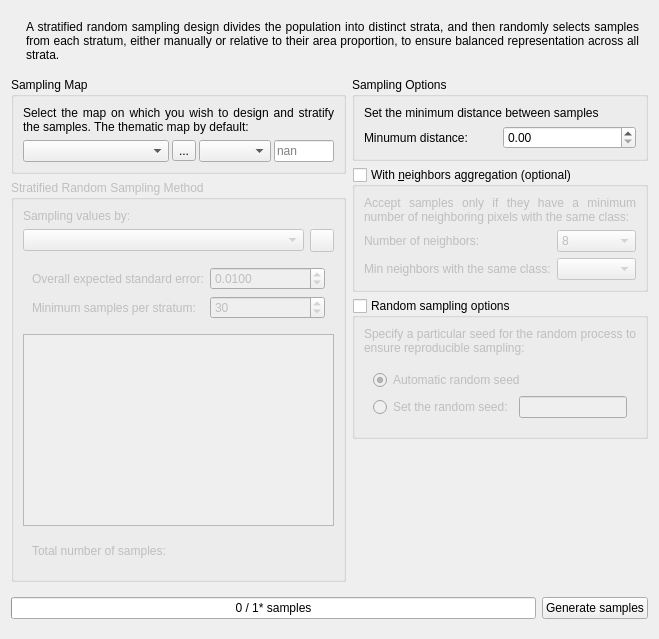
     <widget class="QWidget" name="tab_StratifiedSampling">
      <attribute name="title">
       <string>Stratified Sampling</string>
      </attribute>
      <layout class="QVBoxLayout" name="verticalLayout_10">
       <item>
        <widget class="QWidget" name="widget_18" native="true">
         <layout class="QHBoxLayout" name="horizontalLayout_10">
          <item>
           <widget class="QLabel" name="label_3">
            <property name="text">
             <string>&lt;html&gt;&lt;head/&gt;&lt;body&gt;&lt;img height=&quot;90&quot;  src=&quot;:/plugins/AcATaMa/icons/stratified_sampling.svg&quot;/&gt;&lt;/body&gt;&lt;/html&gt;</string>
            </property>
           </widget>
          </item>
          <item>
           <widget class="QLabel" name="label_11">
            <property name="sizePolicy">
             <sizepolicy hsizetype="Expanding" vsizetype="Preferred">
              <horstretch>0</horstretch>
              <verstretch>0</verstretch>
             </sizepolicy>
            </property>
            <property name="text">
             <string>A stratified random sampling design divides the population into distinct strata, and then randomly selects samples from each stratum, either manually or relative to their area proportion, to ensure balanced representation across all strata.</string>
            </property>
            <property name="alignment">
             <set>Qt::AlignmentFlag::AlignJustify|Qt::AlignmentFlag::AlignVCenter</set>
            </property>
            <property name="wordWrap">
             <bool>true</bool>
            </property>
           </widget>
          </item>
         </layout>
        </widget>
       </item>
       <item>
        <widget class="QWidget" name="widget_StratifiedSampling" native="true">
         <layout class="QHBoxLayout" name="horizontalLayout_12">
          <property name="leftMargin">
           <number>0</number>
          </property>
          <property name="topMargin">
           <number>0</number>
          </property>
          <property name="rightMargin">
           <number>0</number>
          </property>
          <property name="bottomMargin">
           <number>0</number>
          </property>
          <item>
           <widget class="QWidget" name="widget_21" native="true">
            <layout class="QVBoxLayout" name="verticalLayout_3">
             <property name="leftMargin">
              <number>0</number>
             </property>
             <property name="topMargin">
              <number>0</number>
             </property>
             <property name="rightMargin">
              <number>0</number>
             </property>
             <property name="bottomMargin">
              <number>0</number>
             </property>
             <item>
              <widget class="QGroupBox" name="QGBox_2">
               <property name="title">
                <string>Sampling Map</string>
               </property>
               <layout class="QVBoxLayout" name="verticalLayout_18">
                <item>
                 <widget class="QLabel" name="label_17">
                  <property name="text">
                   <string>Select the map on which you wish to design and stratify the samples. The thematic map by default:</string>
                  </property>
                  <property name="alignment">
                   <set>Qt::AlignmentFlag::AlignJustify|Qt::AlignmentFlag::AlignVCenter</set>
                  </property>
                  <property name="wordWrap">
                   <bool>true</bool>
                  </property>
                 </widget>
                </item>
                <item>
                 <widget class="QWidget" name="widget_25" native="true">
                  <layout class="QHBoxLayout" name="horizontalLayout_24">
                   <property name="spacing">
                    <number>3</number>
                   </property>
                   <property name="leftMargin">
                    <number>0</number>
                   </property>
                   <property name="topMargin">
                    <number>0</number>
                   </property>
                   <property name="rightMargin">
                    <number>0</number>
                   </property>
                   <property name="bottomMargin">
                    <number>0</number>
                   </property>
                   <item>
                    <widget class="QgsMapLayerComboBox" name="QCBox_SamplingMap_StraRS">
                     <property name="sizePolicy">
                      <sizepolicy hsizetype="Expanding" vsizetype="Fixed">
                       <horstretch>0</horstretch>
                       <verstretch>0</verstretch>
                      </sizepolicy>
                     </property>
                     <property name="focusPolicy">
                      <enum>Qt::FocusPolicy::StrongFocus</enum>
                     </property>
                     <property name="toolTip">
                      <string>&lt;html&gt;&lt;head/&gt;&lt;body&gt;&lt;p&gt;NOTE: Normally this should be the thematic map, however in special user cases a different map would be used for sampling and validation. If so, Acatama only uses the thematic map to obtain the valid sampling area, but uses the sampling map to distribute the samples in the strata.&lt;/p&gt;&lt;/body&gt;&lt;/html&gt;</string>
                     </property>
                     <property name="editable">
                      <bool>false</bool>
                     </property>
                     <property name="allowEmptyLayer">
                      <bool>true</bool>
                     </property>
                    </widget>
                   </item>
                   <item>
                    <widget class="QToolButton" name="QPBtn_browseSamplingMap_StraRS">
                     <property name="maximumSize">
                      <size>
                       <width>30</width>
                       <height>16777215</height>
                      </size>
                     </property>
                     <property name="toolTip">
                      <string>Load file</string>
                     </property>
                     <property name="text">
                      <string>...</string>
                     </property>
                    </widget>
                   </item>
                   <item>
                    <widget class="QComboBox" name="QCBox_band_SamplingMap_StraRS">
                     <property name="toolTip">
                      <string>Band</string>
                     </property>
                     <property name="minimumContentsLength">
                      <number>1</number>
                     </property>
                    </widget>
                   </item>
                   <item>
                    <widget class="QLineEdit" name="nodata_SamplingMap_StraRS">
                     <property name="maximumSize">
                      <size>
                       <width>60</width>
                       <height>16777215</height>
                      </size>
                     </property>
                     <property name="toolTip">
                      <string>Nodata Value.
It set automatically from image if the layer has the nodata value set.</string>
                     </property>
                     <property name="placeholderText">
                      <string>nan</string>
                     </property>
                    </widget>
                   </item>
                  </layout>
                 </widget>
                </item>
               </layout>
              </widget>
             </item>
             <item>
              <widget class="QGroupBox" name="QGBox_Sampling_Method">
               <property name="enabled">
                <bool>false</bool>
               </property>
               <property name="title">
                <string>Stratified Random Sampling Method</string>
               </property>
               <layout class="QVBoxLayout" name="verticalLayout_17">
                <item>
                 <widget class="QLabel" name="label_16">
                  <property name="text">
                   <string>Sampling values by:</string>
                  </property>
                 </widget>
                </item>
                <item>
                 <widget class="QWidget" name="widget_7" native="true">
                  <layout class="QHBoxLayout" name="horizontalLayout_5">
                   <property name="leftMargin">
                    <number>0</number>
                   </property>
                   <property name="topMargin">
                    <number>0</number>
                   </property>
                   <property name="rightMargin">
                    <number>0</number>
                   </property>
                   <property name="bottomMargin">
                    <number>0</number>
                   </property>
                   <item>
                    <widget class="QComboBox" name="QCBox_StraRS_Method">
                     <property name="sizePolicy">
                      <sizepolicy hsizetype="Preferred" vsizetype="Fixed">
                       <horstretch>0</horstretch>
                       <verstretch>0</verstretch>
                      </sizepolicy>
                     </property>
                     <property name="focusPolicy">
                      <enum>Qt::FocusPolicy::StrongFocus</enum>
                     </property>
                     <property name="currentIndex">
                      <number>-1</number>
                     </property>
                     <item>
                      <property name="text">
                       <string>Fixed values by category (manually)</string>
                      </property>
                     </item>
                     <item>
                      <property name="text">
                       <string>Area based proportion (using overall std error)</string>
                      </property>
                     </item>
                    </widget>
                   </item>
                   <item>
                    <widget class="QToolButton" name="QPBtn_reloadSrsTable">
                     <property name="sizePolicy">
                      <sizepolicy hsizetype="Fixed" vsizetype="Preferred">
                       <horstretch>0</horstretch>
                       <verstretch>0</verstretch>
                      </sizepolicy>
                     </property>
                     <property name="toolTip">
                      <string>&lt;html&gt;&lt;head/&gt;&lt;body&gt;&lt;p&gt;Reset the table, reloading the layer style, pixel count and restoring default values&lt;/p&gt;&lt;/body&gt;&lt;/html&gt;</string>
                     </property>
                     <property name="text">
                      <string/>
                     </property>
                     <property name="icon">
                      <iconset>
                       <normaloff>:/plugins/AcATaMa/icons/reload.svg</normaloff>:/plugins/AcATaMa/icons/reload.svg</iconset>
                     </property>
                     <property name="toolButtonStyle">
                      <enum>Qt::ToolButtonStyle::ToolButtonIconOnly</enum>
                     </property>
                    </widget>
                   </item>
                  </layout>
                 </widget>
                </item>
                <item>
                 <widget class="QWidget" name="widget_TotalExpectedSE" native="true">
                  <layout class="QGridLayout" name="gridLayout_4">
                   <item row="0" column="0">
                    <widget class="QLabel" name="label_19">
                     <property name="text">
                      <string>Overall expected standard error:</string>
                     </property>
                    </widget>
                   </item>
                   <item row="0" column="1">
                    <widget class="QDoubleSpinBox" name="TotalExpectedSE">
                     <property name="toolTip">
                      <string>&lt;html&gt;&lt;head/&gt;&lt;body&gt;&lt;p&gt;The standard error of the estimated overall accuracy that you would like to achieve.&lt;/p&gt;&lt;p&gt;This is S(Ô), Eq. (13) in Olofsson et al. (2014)&lt;/p&gt;&lt;/body&gt;&lt;/html&gt;</string>
                     </property>
                     <property name="decimals">
                      <number>4</number>
                     </property>
                     <property name="minimum">
                      <double>0.000100000000000</double>
                     </property>
                     <property name="maximum">
                      <double>1.000000000000000</double>
                     </property>
                     <property name="singleStep">
                      <double>0.000100000000000</double>
                     </property>
                     <property name="value">
                      <double>0.010000000000000</double>
                     </property>
                    </widget>
                   </item>
                   <item row="1" column="0">
                    <widget class="QLabel" name="label_4">
                     <property name="text">
                      <string>Minimum samples per stratum:</string>
                     </property>
                    </widget>
                   </item>
                   <item row="1" column="1">
                    <widget class="QSpinBox" name="MinimumSamplesPerStratum">
                     <property name="toolTip">
                      <string>&lt;html&gt;&lt;head/&gt;&lt;body&gt;&lt;p&gt;Determining the optimal minimum sample size requires consideration of several factors, however a minimum sample size of 30 (Van Genderen et al, 1978) or 50 (Stehman &amp;amp; Foody, 2019; Hay, 1979) per selected stratum is generally recommended to ensure statistical significance.&lt;/p&gt;&lt;/body&gt;&lt;/html&gt;</string>
                     </property>
                     <property name="maximum">
                      <number>999</number>
                     </property>
                     <property name="value">
                      <number>30</number>
                     </property>
                    </widget>
                   </item>
                  </layout>
                 </widget>
                </item>
                <item>
                 <widget class="QTableWidget" name="QTableW_StraRS">
                  <property name="sizePolicy">
                   <sizepolicy hsizetype="Expanding" vsizetype="Expanding">
                    <horstretch>0</horstretch>
                    <verstretch>0</verstretch>
                   </sizepolicy>
                  </property>
                 </widget>
                </item>
                <item>
                 <widget class="QWidget" name="widget_5" native="true">
                  <layout class="QHBoxLayout" name="horizontalLayout">
                   <item>
                    <widget class="QLabel" name="label_21">
                     <property name="text">
                      <string>Total number of samples:</string>
                     </property>
                    </widget>
                   </item>
                   <item>
                    <widget class="QLabel" name="TotalNumSamples">
                     <property name="text">
                      <string/>
                     </property>
                     <property name="alignment">
                      <set>Qt::AlignmentFlag::AlignLeading|Qt::AlignmentFlag::AlignLeft|Qt::AlignmentFlag::AlignVCenter</set>
                     </property>
                    </widget>
                   </item>
                   <item>
                    <spacer name="horizontalSpacer_2">
                     <property name="orientation">
                      <enum>Qt::Orientation::Horizontal</enum>
                     </property>
                     <property name="sizeHint" stdset="0">
                      <size>
                       <width>40</width>
                       <height>20</height>
                      </size>
                     </property>
                    </spacer>
                   </item>
                  </layout>
                 </widget>
                </item>
               </layout>
              </widget>
             </item>
            </layout>
           </widget>
          </item>
          <item>
           <widget class="QWidget" name="widget_22" native="true">
            <layout class="QVBoxLayout" name="verticalLayout_5">
             <property name="leftMargin">
              <number>0</number>
             </property>
             <property name="topMargin">
              <number>0</number>
             </property>
             <property name="rightMargin">
              <number>0</number>
             </property>
             <property name="bottomMargin">
              <number>0</number>
             </property>
             <item>
              <widget class="QGroupBox" name="widget_minDistance_StraRS">
               <property name="title">
                <string>Sampling Options</string>
               </property>
               <layout class="QVBoxLayout" name="verticalLayout_19">
                <item>
                 <widget class="QLabel" name="label_20">
                  <property name="text">
                   <string>Set the minimum distance between samples</string>
                  </property>
                 </widget>
                </item>
                <item>
                 <widget class="QWidget" name="widget_10" native="true">
                  <layout class="QGridLayout" name="gridLayout_3">
                   <property name="leftMargin">
                    <number>0</number>
                   </property>
                   <property name="topMargin">
                    <number>0</number>
                   </property>
                   <property name="rightMargin">
                    <number>0</number>
                   </property>
                   <property name="bottomMargin">
                    <number>0</number>
                   </property>
                   <item row="1" column="0">
                    <widget class="QLabel" name="label_18">
                     <property name="text">
                      <string>Minumum distance:</string>
                     </property>
                    </widget>
                   </item>
                   <item row="1" column="1">
                    <widget class="QDoubleSpinBox" name="minDistance_StraRS"/>
                   </item>
                  </layout>
                 </widget>
                </item>
               </layout>
              </widget>
             </item>
             <item>
              <widget class="QGroupBox" name="QGBox_neighbour_aggregation_StraRS">
               <property name="title">
                <string>With &amp;neighbors aggregation (optional)</string>
               </property>
               <property name="checkable">
                <bool>true</bool>
               </property>
               <property name="checked">
                <bool>false</bool>
               </property>
               <layout class="QVBoxLayout" name="verticalLayout_13">
                <item>
                 <widget class="QWidget" name="widget_neighbour_aggregation_StraRS" native="true">
                  <layout class="QVBoxLayout" name="verticalLayout_14">
                   <property name="leftMargin">
                    <number>0</number>
                   </property>
                   <property name="topMargin">
                    <number>0</number>
                   </property>
                   <property name="rightMargin">
                    <number>0</number>
                   </property>
                   <property name="bottomMargin">
                    <number>0</number>
                   </property>
                   <item>
                    <widget class="QLabel" name="label_28">
                     <property name="text">
                      <string>Accept samples only if they have a minimum number of neighboring pixels with the same class:</string>
                     </property>
                     <property name="alignment">
                      <set>Qt::AlignmentFlag::AlignJustify|Qt::AlignmentFlag::AlignVCenter</set>
                     </property>
                     <property name="wordWrap">
                      <bool>true</bool>
                     </property>
                    </widget>
                   </item>
                   <item>
                    <widget class="QWidget" name="widget_13" native="true">
                     <layout class="QGridLayout" name="gridLayout_12">
                      <property name="leftMargin">
                       <number>0</number>
                      </property>
                      <property name="topMargin">
                       <number>0</number>
                      </property>
                      <property name="rightMargin">
                       <number>0</number>
                      </property>
                      <property name="bottomMargin">
                       <number>0</number>
                      </property>
                      <item row="0" column="1">
                       <widget class="QComboBox" name="QCBox_NumberOfNeighbors_StraRS">
                        <property name="sizeAdjustPolicy">
                         <enum>QComboBox::SizeAdjustPolicy::AdjustToContents</enum>
                        </property>
                        <item>
                         <property name="text">
                          <string>8</string>
                         </property>
                        </item>
                        <item>
                         <property name="text">
                          <string>24</string>
                         </property>
                        </item>
                        <item>
                         <property name="text">
                          <string>48</string>
                         </property>
                        </item>
                       </widget>
                      </item>
                      <item row="0" column="0">
                       <widget class="QLabel" name="label_29">
                        <property name="text">
                         <string>Number of neighbors:</string>
                        </property>
                       </widget>
                      </item>
                      <item row="1" column="0">
                       <widget class="QLabel" name="label_30">
                        <property name="text">
                         <string>Min neighbors with the same class:</string>
                        </property>
                       </widget>
                      </item>
                      <item row="1" column="1">
                       <widget class="QComboBox" name="QCBox_SameClassOfNeighbors_StraRS">
                        <property name="sizeAdjustPolicy">
                         <enum>QComboBox::SizeAdjustPolicy::AdjustToContents</enum>
                        </property>
                       </widget>
                      </item>
                     </layout>
                    </widget>
                   </item>
                  </layout>
                 </widget>
                </item>
               </layout>
              </widget>
             </item>
             <item>
              <widget class="QGroupBox" name="QGBox_random_sampling_options_StraRS">
               <property name="title">
                <string>Random sampling options</string>
               </property>
               <property name="checkable">
                <bool>true</bool>
               </property>
               <property name="checked">
                <bool>false</bool>
               </property>
               <layout class="QVBoxLayout" name="verticalLayout_21">
                <item>
                 <widget class="QWidget" name="widget_random_sampling_options_StraRS" native="true">
                  <layout class="QVBoxLayout" name="verticalLayout_22">
                   <property name="leftMargin">
                    <number>0</number>
                   </property>
                   <property name="topMargin">
                    <number>0</number>
                   </property>
                   <property name="rightMargin">
                    <number>0</number>
                   </property>
                   <property name="bottomMargin">
                    <number>0</number>
                   </property>
                   <item>
                    <widget class="QLabel" name="label_35">
                     <property name="text">
                      <string>Specify a particular seed for the random process to ensure reproducible sampling:</string>
                     </property>
                     <property name="alignment">
                      <set>Qt::AlignmentFlag::AlignJustify|Qt::AlignmentFlag::AlignVCenter</set>
                     </property>
                     <property name="wordWrap">
                      <bool>true</bool>
                     </property>
                    </widget>
                   </item>
                   <item>
                    <widget class="QWidget" name="widget_14" native="true">
                     <layout class="QGridLayout" name="gridLayout_13">
                      <item row="1" column="0">
                       <widget class="QRadioButton" name="with_random_seed_by_user_StraRS">
                        <property name="text">
                         <string>Set the random seed:</string>
                        </property>
                       </widget>
                      </item>
                      <item row="1" column="1">
                       <widget class="QLineEdit" name="random_seed_by_user_StraRS">
                        <property name="toolTip">
                         <string>&lt;html&gt;&lt;head/&gt;&lt;body&gt;&lt;p&gt;Set the seed random number as an integer value. It is possible to use strings, bytes, or bytearray but all of them get converted to an int and all of its bits are used.&lt;/p&gt;&lt;/body&gt;&lt;/html&gt;</string>
                        </property>
                       </widget>
                      </item>
                      <item row="0" column="0" colspan="2">
                       <widget class="QRadioButton" name="automatic_random_seed_StraRS">
                        <property name="text">
                         <string>Automatic random seed</string>
                        </property>
                        <property name="checked">
                         <bool>true</bool>
                        </property>
                       </widget>
                      </item>
                     </layout>
                    </widget>
                   </item>
                  </layout>
                 </widget>
                </item>
               </layout>
              </widget>
             </item>
             <item>
              <spacer name="verticalSpacer">
               <property name="orientation">
                <enum>Qt::Orientation::Vertical</enum>
               </property>
               <property name="sizeHint" stdset="0">
                <size>
                 <width>20</width>
                 <height>40</height>
                </size>
               </property>
              </spacer>
             </item>
            </layout>
           </widget>
          </item>
         </layout>
        </widget>
       </item>
       <item>
        <widget class="QWidget" name="widget_Generation_StraRS" native="true">
         <layout class="QHBoxLayout" name="horizontalLayout_3">
          <property name="leftMargin">
           <number>0</number>
          </property>
          <property name="rightMargin">
           <number>0</number>
          </property>
          <item>
           <widget class="QProgressBar" name="QPBar_GenerateSamples_StraRS">
            <property name="enabled">
             <bool>true</bool>
            </property>
            <property name="toolTip">
             <string>&lt;html&gt;&lt;head/&gt;&lt;body&gt;&lt;p&gt;The total number of samples (*) is an estimate, and the actual number of samples generated may vary based on the sampling method and restrictions imposed in the sampling conditions. You can finish the process if it gets stuck after some time.&lt;/p&gt;&lt;/body&gt;&lt;/html&gt;</string>
            </property>
            <property name="maximum">
             <number>1</number>
            </property>
            <property name="value">
             <number>0</number>
            </property>
            <property name="format">
             <string>%v / %m* samples</string>
            </property>
           </widget>
          </item>
          <item>
           <widget class="QPushButton" name="QPBtn_GenerateSamples_StraRS">
            <property name="cursor">
             <cursorShape>PointingHandCursor</cursorShape>
            </property>
            <property name="text">
             <string>Generate samples</string>
            </property>
           </widget>
          </item>
         </layout>
        </widget>
       </item>
      </layout>
     </widget>
